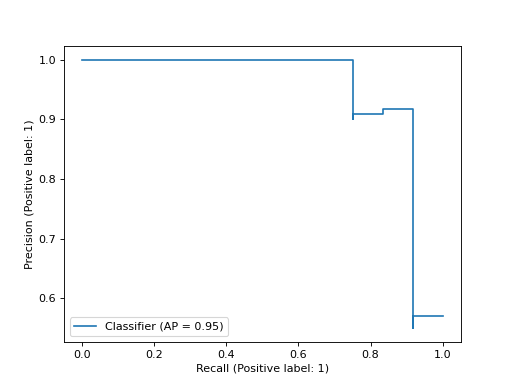

Reproduce this figure in Python.
import matplotlib.pyplot as plt
from sklearn.datasets import make_classification
from sklearn.metrics import PrecisionRecallDisplay
from sklearn.model_selection import train_test_split
from sklearn.linear_model import LogisticRegression
X, y = make_classification(random_state=0)
X_train, X_test, y_train, y_test = train_test_split(
        X, y, random_state=0)
clf = LogisticRegression()
clf.fit(X_train, y_train)
# LogisticRegression()
y_pred = clf.predict_proba(X_test)[:, 1]
PrecisionRecallDisplay.from_predictions(
   y_test, y_pred)
# <...>
plt.show()
